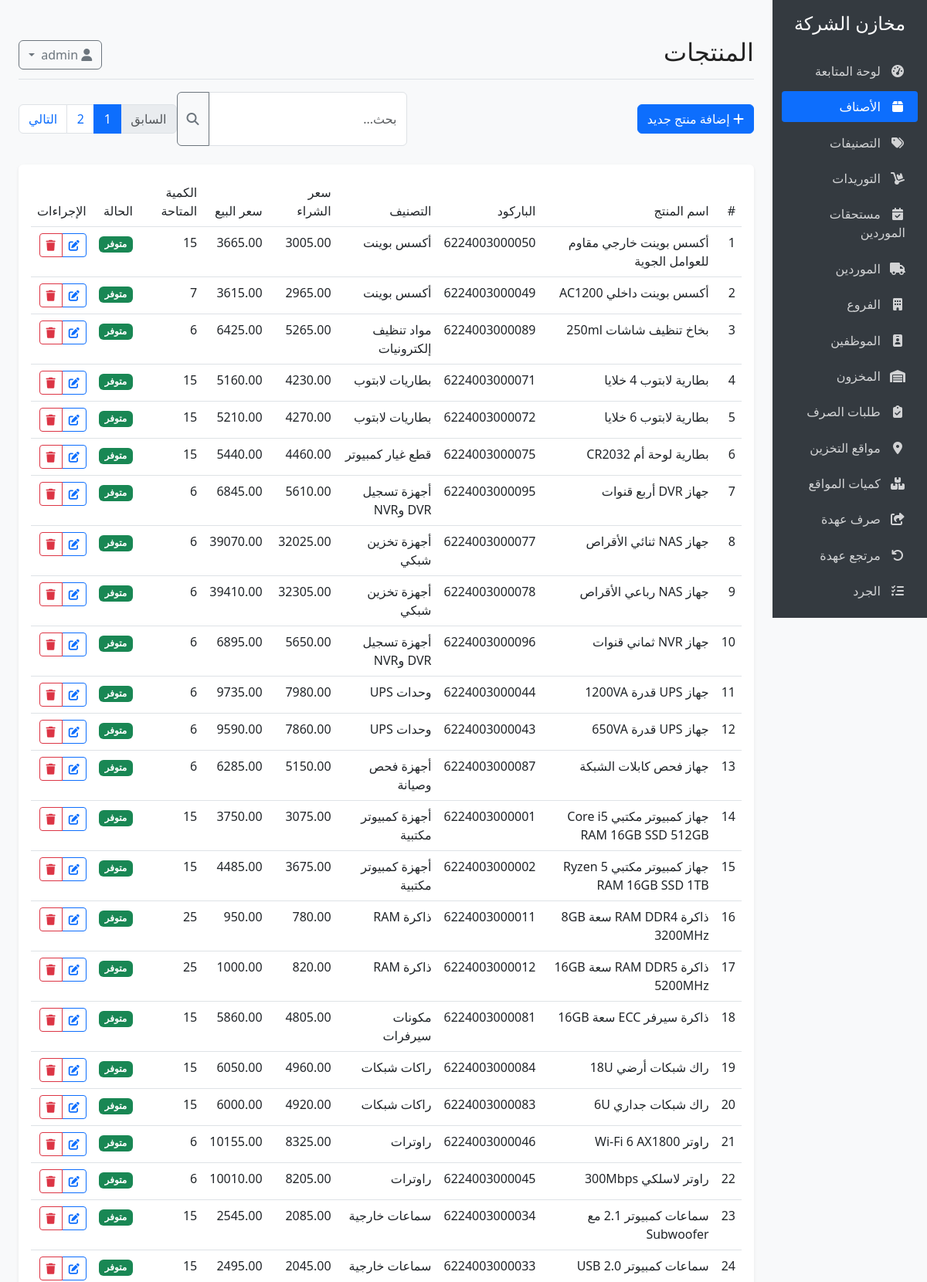
Screenshot of /products (signed in, upper part) with the database file from the repository.
### models.py (models this page shows, shortened)
class Product(db.Model):
    __tablename__ = 'products'
    id = db.Column(db.Integer, primary_key=True)
    name = db.Column(db.String(100), nullable=False)
    description = db.Column(db.Text, nullable=True)
    barcode = db.Column(db.String(50), unique=True, nullable=True)
    sku = db.Column(db.String(50), unique=True, nullable=True)
    purchase_price = db.Column(db.Float, nullable=False, default=0)
    sale_price = db.Column(db.Float, nullable=False, default=0)
    min_quantity = db.Column(db.Integer, default=0)
    category_id = db.Column(db.Integer, db.ForeignKey('categories.id'), nullable=True)
    created_at = db.Column(db.DateTime, default=datetime.utcnow)
    updated_at = db.Column(db.DateTime, default=datetime.utcnow, onupdate=datetime.utcnow)
    inventory = db.relationship('Inventory', backref='product', uselist=False, lazy=True)
    purchase_items = db.relationship('PurchaseItem', backref='product', lazy=True)
    sale_items = db.relationship('SaleItem', backref='product', lazy=True)

class Category(db.Model):
    __tablename__ = 'categories'
    id = db.Column(db.Integer, primary_key=True)
    name = db.Column(db.String(100), nullable=False)
    description = db.Column(db.Text, nullable=True)
    notes = db.Column(db.Text, nullable=True)
    products = db.relationship('Product', backref='category', lazy=True)

class Inventory(db.Model):
    __tablename__ = 'inventory'
    id = db.Column(db.Integer, primary_key=True)
    product_id = db.Column(db.Integer, db.ForeignKey('products.id'), nullable=False, unique=True)
    quantity = db.Column(db.Integer, nullable=False, default=0)
    last_updated = db.Column(db.DateTime, default=datetime.utcnow, onupdate=datetime.utcnow)

### app.py (the view)
@app.route('/products')
@login_required
def products():
    products_page = Product.query.options(joinedload(Product.category), joinedload(Product.inventory)).order_by(Product.name).paginate(
        page=request.args.get('page', 1, type=int),
        per_page=50,
        error_out=False
    )
    return render_template('products/index.html', products=products_page.items, products_page=products_page)

### app.py (called while the page is built)
@login_manager.user_loader
def load_user(user_id):
    user = User.query.get(int(user_id))
    if user and not user.is_active:
        return None
    return user

@app.before_request
def hide_retail_pages_in_company_mode():
    path = request.path.rstrip('/') or '/'
    if path.startswith('/static') or not current_user.is_authenticated:
        return None
    if any(path == prefix or path.startswith(f'{prefix}/') for prefix in RETAIL_ONLY_PREFIXES):
        flash('تم إخفاء صفحات البيع والعملاء والكاشير لأن النظام مضبوط كمخزن شركة داخلي.', 'warning')
        return redirect(url_for('index'))
    if path in RETAIL_ONLY_REPORT_PATHS:
        flash('هذا التقرير خاص بالبيع التجاري وغير مستخدم في نظام مخازن الشركة.', 'warning')
        return redirect(url_for('reports'))
    return None

@app.context_processor
def inject_settings():
    from models import Setting
    settings = {s.key: s.value for s in Setting.query.all()}
    def page_url(page):
        args = request.args.to_dict(flat=True)
        args['page'] = page
        return url_for(request.endpoint, **(request.view_args or {}), **args)
    return dict(settings=settings, page_url=page_url)

### templates/products/index.html (shortened to what this page needs)
{% extends "base.html" %}
{% block header %}المنتجات{% endblock %}
{% block content %}
<div class="d-flex justify-content-between align-items-center mb-4">
    <div>
        {% if current_user.role in ['admin', 'warehouse_manager'] %}
        <a href="{{ url_for('add_product') }}" class="btn btn-primary">
            <i class="fas fa-plus"></i> إضافة منتج جديد
        </a>
        {% endif %}
    </div>
    <div class="d-flex">
        <div class="input-group">
            <input type="text" id="searchInput" class="form-control" placeholder="بحث...">
            <button class="btn btn-outline-secondary" type="button">
                <i class="fas fa-search"></i>
            </button>
        </div>
        {% if products_page is defined %}
        {% set page_obj = products_page %}
        {% include "partials/pagination.html" %}
        {% endif %}
    </div>
</div>
<div class="card">
    <div class="card-body">
        <div class="table-responsive">
            <table class="table table-hover" id="productsTable">
                <thead>
                    <tr>
                        <th>#</th>
                        <th>اسم المنتج</th>
                        <th>الباركود</th>
                        <th>التصنيف</th>
                        <th>سعر الشراء</th>
                        <th>سعر البيع</th>
                        <th>الكمية المتاحة</th>
                        <th>الحالة</th>
                        <th>الإجراءات</th>
                    </tr>
                </thead>
                <tbody>
                    {% for product in products %}
                    <tr>
                        <td>{{ loop.index }}</td>
                        <td>{{ product.name }}</td>
                        <td>{{ product.barcode or '-' }}</td>
                        <td>{{ product.category.name if product.category else 'بدون تصنيف' }}</td>
                        {% if current_user.role in ['admin', 'warehouse_manager'] %}
                        <td>{{ "%.2f"|format(product.purchase_price) }}</td>
                        {% else %}
                        <td>-</td>
                        {% endif %}
                        <td>{{ "%.2f"|format(product.sale_price) }}</td>
                        <td>{{ product.inventory.quantity if product.inventory else 0 }}</td>
                        <td>
                            {% if product.inventory and product.inventory.quantity <= 0 %}
                            <span class="badge bg-danger">نفذت الكمية</span>
                            {% elif product.inventory and product.inventory.quantity <= product.min_quantity %}
                            <span class="badge bg-warning">منخفضة</span>
                            {% else %}
                            <span class="badge bg-success">متوفر</span>
                            {% endif %}
                        </td>
                        <td>
                            {% if current_user.role in ['admin', 'warehouse_manager'] %}
                            <div class="btn-group">
                                <a href="{{ url_for('edit_product', id=product.id) }}" class="btn btn-sm btn-outline-primary">
                                    <i class="fas fa-edit"></i>
                                </a>
                                <button type="button" class="btn btn-sm btn-outline-danger" data-bs-toggle="modal" data-bs-target="#deleteModal{{ product.id }}">
                                    <i class="fas fa-trash"></i>
                                </button>
                            </div>
                            {% endif %}
                        </td>
                    </tr>
                    {% else %}
                    <tr>
                        <td colspan="9" class="text-center">لا توجد منتجات</td>
                    </tr>
                    {% endfor %}
                </tbody>
            </table>
        </div>
    </div>
</div>
{% endblock %}

### static/css/light.css (style rules this page uses)
body { background: #fff; color: #222; }
.card, .table { background: #fff; color: #222; }

### templates/base.html (style rules this page uses)
body { font-family: 'Segoe UI', Tahoma, Geneva, Verdana, sans-serif; background-color: #f8f9fa; }
.card { margin-bottom: 1.5rem; border: none; box-shadow: 0 0.125rem 0.25rem rgba(0, 0, 0, 0.075); }
.table th { font-weight: 500; }

### rows the page displays
Product: name "أكسس بوينت خارجي مقاوم للعوامل الجوية", barcode "6224003000050", category "أكسس بوينت", purchase_price "3005.00", sale_price "3665.00", inventory "15", min_quantity "متوفر"
Product: name "أكسس بوينت داخلي AC1200", barcode "6224003000049", category "أكسس بوينت", purchase_price "2965.00", sale_price "3615.00", inventory "7", min_quantity "متوفر"
Product: name "بخاخ تنظيف شاشات 250ml", barcode "6224003000089", category "مواد تنظيف إلكترونيات", purchase_price "5265.00", sale_price "6425.00", inventory "6", min_quantity "متوفر"
Product: name "بطارية لابتوب 4 خلايا", barcode "6224003000071", category "بطاريات لابتوب", purchase_price "4230.00", sale_price "5160.00", inventory "15", min_quantity "متوفر"
Product: name "بطارية لابتوب 6 خلايا", barcode "6224003000072", category "بطاريات لابتوب", purchase_price "4270.00", sale_price "5210.00", inventory "15", min_quantity "متوفر"
Product: name "بطارية لوحة أم CR2032", barcode "6224003000075", category "قطع غيار كمبيوتر", purchase_price "4460.00", sale_price "5440.00", inventory "15", min_quantity "متوفر"
Product: name "جهاز DVR أربع قنوات", barcode "6224003000095", category "أجهزة تسجيل DVR وNVR", purchase_price "5610.00", sale_price "6845.00", inventory "6", min_quantity "متوفر"
Product: name "جهاز NAS ثنائي الأقراص", barcode "6224003000077", category "أجهزة تخزين شبكي", purchase_price "32025.00", sale_price "39070.00", inventory "6", min_quantity "متوفر"
Product: name "جهاز NAS رباعي الأقراص", barcode "6224003000078", category "أجهزة تخزين شبكي", purchase_price "32305.00", sale_price "39410.00", inventory "6", min_quantity "متوفر"
Product: name "جهاز NVR ثماني قنوات", barcode "6224003000096", category "أجهزة تسجيل DVR وNVR", purchase_price "5650.00", sale_price "6895.00", inventory "6", min_quantity "متوفر"
Product: name "جهاز UPS قدرة 1200VA", barcode "6224003000044", category "وحدات UPS", purchase_price "7980.00", sale_price "9735.00", inventory "6", min_quantity "متوفر"
Product: name "جهاز UPS قدرة 650VA", barcode "6224003000043", category "وحدات UPS", purchase_price "7860.00", sale_price "9590.00", inventory "6", min_quantity "متوفر"
Product: name "جهاز فحص كابلات الشبكة", barcode "6224003000087", category "أجهزة فحص وصيانة", purchase_price "5150.00", sale_price "6285.00", inventory "6", min_quantity "متوفر"
Product: name "جهاز كمبيوتر مكتبي Core i5 RAM 16GB SSD 512GB", barcode "6224003000001", category "أجهزة كمبيوتر مكتبية", purchase_price "3075.00", sale_price "3750.00", inventory "15", min_quantity "متوفر"
Product: name "جهاز كمبيوتر مكتبي Ryzen 5 RAM 16GB SSD 1TB", barcode "6224003000002", category "أجهزة كمبيوتر مكتبية", purchase_price "3675.00", sale_price "4485.00", inventory "15", min_quantity "متوفر"
Product: name "ذاكرة RAM DDR4 سعة 8GB 3200MHz", barcode "6224003000011", category "ذاكرة RAM", purchase_price "780.00", sale_price "950.00", inventory "25", min_quantity "متوفر"
Product: name "ذاكرة RAM DDR5 سعة 16GB 5200MHz", barcode "6224003000012", category "ذاكرة RAM", purchase_price "820.00", sale_price "1000.00", inventory "25", min_quantity "متوفر"
Product: name "ذاكرة سيرفر ECC سعة 16GB", barcode "6224003000081", category "مكونات سيرفرات", purchase_price "4805.00", sale_price "5860.00", inventory "15", min_quantity "متوفر"
Product: name "راك شبكات أرضي 18U", barcode "6224003000084", category "راكات شبكات", purchase_price "4960.00", sale_price "6050.00", inventory "15", min_quantity "متوفر"
Product: name "راك شبكات جداري 6U", barcode "6224003000083", category "راكات شبكات", purchase_price "4920.00", sale_price "6000.00", inventory "15", min_quantity "متوفر"
Product: name "راوتر Wi-Fi 6 AX1800", barcode "6224003000046", category "راوترات", purchase_price "8325.00", sale_price "10155.00", inventory "6", min_quantity "متوفر"
Product: name "راوتر لاسلكي 300Mbps", barcode "6224003000045", category "راوترات", purchase_price "8205.00", sale_price "10010.00", inventory "6", min_quantity "متوفر"
Product: name "سماعات كمبيوتر 2.1 مع Subwoofer", barcode "6224003000034", category "سماعات خارجية", purchase_price "2085.00", sale_price "2545.00", inventory "15", min_quantity "متوفر"
Product: name "سماعات كمبيوتر USB 2.0", barcode "6224003000033", category "سماعات خارجية", purchase_price "2045.00", sale_price "2495.00", inventory "15", min_quantity "متوفر"

### other values shown
{{ page }} "1" "2"
